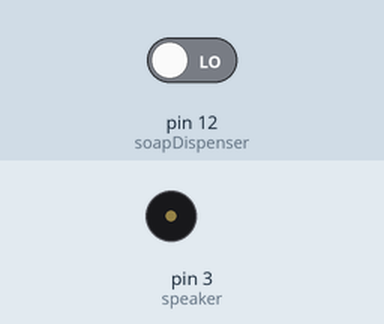
Simulated run of this sketch. Board: Arduino Uno, built with avr-gcc and run on an emulated ATmega328P. On the bench: buzzer (waves = sounding). The test bench sets the inputs (shaded band); at power-on: pin 12 (soapDispenser) LOW.

Above: at 1.2 s.
1.3 s: pin 12 (soapDispenser) driven HIGH
At 2.3 s:
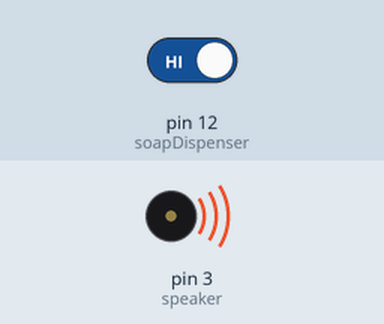
Timing chart, 0 to 10.3 s (numbered marks = the images above; inputs shaded):
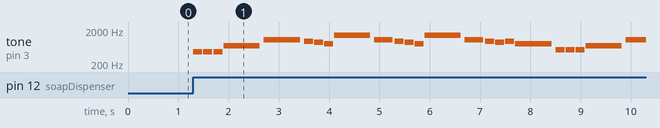

The sketch:

the_washing_hands_sounds_good_soap_dispenser.ino
```cpp
// This is The Washing Hands Sounds Good Soap Dispenser script, valid for Arduino UNO board.
// This is a prototype, launched in 2020 with a unique song (Star Wars), to help people to make it less boring to wash their hands for at least 20 seconds, according https://www.cdc.gov/coronavirus/2019-ncov/prevent-getting-sick/prevention.html?CDC_AA_refVal=https%3A%2F%2Fwww.cdc.gov%2Fcoronavirus%2F2019-ncov%2Fprepare%2Fprevention.html.
// Because during this f***ing coronavirus pandemic, we will need the Force.
// So, today, May the 4th be with you <3.
// My new hope is that this situation will end very soon.

// Notes defined.
#define NOTE_B0  31
#define NOTE_C1  33
#define NOTE_CS1 35
#define NOTE_D1  37
#define NOTE_DS1 39
#define NOTE_E1  41
#define NOTE_F1  44
#define NOTE_FS1 46
#define NOTE_G1  49
#define NOTE_GS1 52
#define NOTE_A1  55
#define NOTE_AS1 58
#define NOTE_B1  62
#define NOTE_C2  65
#define NOTE_CS2 69
#define NOTE_D2  73
#define NOTE_DS2 78
#define NOTE_E2  82
#define NOTE_F2  87
#define NOTE_FS2 93
#define NOTE_G2  98
#define NOTE_GS2 104
#define NOTE_A2  110
#define NOTE_AS2 117
#define NOTE_B2  123
#define NOTE_C3  131
#define NOTE_CS3 139
#define NOTE_D3  147
#define NOTE_DS3 156
#define NOTE_E3  165
#define NOTE_F3  175
#define NOTE_FS3 185
#define NOTE_G3  196
#define NOTE_GS3 208
#define NOTE_A3  220
#define NOTE_AS3 233
#define NOTE_B3  247
#define NOTE_C4  262
#define NOTE_CS4 277
#define NOTE_D4  294
#define NOTE_DS4 311
#define NOTE_E4  330
#define NOTE_F4  349
#define NOTE_FS4 370
#define NOTE_G4  392
#define NOTE_GS4 415
#define NOTE_A4  440
#define NOTE_AS4 466
#define NOTE_B4  494
#define NOTE_C5  523
#define NOTE_CS5 554
#define NOTE_D5  587
#define NOTE_DS5 622
#define NOTE_E5  659
#define NOTE_F5  698
#define NOTE_FS5 740
#define NOTE_G5  784
#define NOTE_GS5 831
#define NOTE_A5  880
#define NOTE_AS5 932
#define NOTE_B5  988
#define NOTE_C6  1047
#define NOTE_CS6 1109
#define NOTE_D6  1175
#define NOTE_DS6 1245
#define NOTE_E6  1319
#define NOTE_F6  1397
#define NOTE_FS6 1480
#define NOTE_G6  1568
#define NOTE_GS6 1661
#define NOTE_A6  1760
#define NOTE_AS6 1865
#define NOTE_B6  1976
#define NOTE_C7  2093
#define NOTE_CS7 2217
#define NOTE_D7  2349
#define NOTE_DS7 2489
#define NOTE_E7  2637
#define NOTE_F7  2794
#define NOTE_FS7 2960
#define NOTE_G7  3136
#define NOTE_GS7 3322
#define NOTE_A7  3520
#define NOTE_AS7 3729
#define NOTE_B7  3951
#define NOTE_C8  4186
#define NOTE_CS8 4435
#define NOTE_D8  4699
#define NOTE_DS8 4978
#define REST      0

// Change this to make the song slower or faster.
int tempo = 150; // Duration: 28 seconds. Tempo = 108 is the best, but the duration is too long for this project (40 seconds).

// Speaker pin defined.
int speaker = 3;

// Button on soap dispenser defined.
int soapDispenser = 12;

// Here is the melody of the song to play when the soap dispenser (soapDispenser) is pressed.
// Notes of the moledy followed by the duration.
// A 4 means a quarter note, 8 an eighteenth , 16 sixteenth, so on.
// ¡Negative numbers are used to represent dotted notes, so -4 means a dotted quarter note, that is, a quarter plus an eighteenth!
int melody[] = {
  // Star Wars song.
  // The tenor saxophone part was used.
  NOTE_AS4,8, NOTE_AS4,8, NOTE_AS4,8,//1
  NOTE_F5,2, NOTE_C6,2,
  NOTE_AS5,8, NOTE_A5,8, NOTE_G5,8, NOTE_F6,2, NOTE_C6,4,
  NOTE_AS5,8, NOTE_A5,8, NOTE_G5,8, NOTE_F6,2, NOTE_C6,4,
  NOTE_AS5,8, NOTE_A5,8, NOTE_AS5,8, NOTE_G5,2, NOTE_C5,8, NOTE_C5,8, NOTE_C5,8,
  NOTE_F5,2, NOTE_C6,2,
  NOTE_AS5,8, NOTE_A5,8, NOTE_G5,8, NOTE_F6,2, NOTE_C6,4,

  NOTE_AS5,8, NOTE_A5,8, NOTE_G5,8, NOTE_F6,2, NOTE_C6,4, //8
  NOTE_AS5,8, NOTE_A5,8, NOTE_AS5,8, NOTE_G5,2, NOTE_C5,-8, NOTE_C5,16,
  NOTE_D5,-4, NOTE_D5,8, NOTE_AS5,8, NOTE_A5,8, NOTE_G5,8, NOTE_F5,8,
  NOTE_F5,8, NOTE_G5,8, NOTE_A5,8, NOTE_G5,4, NOTE_D5,8, NOTE_E5,4,NOTE_C5,-8, NOTE_C5,16,
  NOTE_D5,-4, NOTE_D5,8, NOTE_AS5,8, NOTE_A5,8, NOTE_G5,8, NOTE_F5,8,

  NOTE_C6,-8, NOTE_G5,16, NOTE_G5,2, REST,8, NOTE_C5,8,//13
  NOTE_D5,-4, NOTE_D5,8, NOTE_AS5,8, NOTE_A5,8, NOTE_G5,8, NOTE_F5,8,
  NOTE_F5,8, NOTE_G5,8, NOTE_A5,8, NOTE_G5,4, NOTE_D5,8, NOTE_E5,4,NOTE_C6,-8, NOTE_C6,16,
  NOTE_F6,4, NOTE_DS6,8, NOTE_CS6,4, NOTE_C6,8, NOTE_AS5,4, NOTE_GS5,8, NOTE_G5,4, NOTE_F5,8,
  NOTE_C6,1
};

// sizeof gives the number of bytes, each int value is composed of two bytes (16 bits).
// There are two values per note (pitch and duration), so for each note there are four bytes.
int notes = sizeof(melody) / sizeof(melody[0]) / 2;

// This calculates the duration of a whole note in ms.
int wholenote = (60000 * 4) / tempo;

int divider = 0, noteDuration = 0;

// Funtion to play the song (melody[]).
void song(){
  // Iterate over the notes of the melody.
  // Remember, the array is twice the number of notes (notes + durations).
  for (int thisNote = 0; thisNote < notes * 2; thisNote = thisNote + 2) {

    // Calculates the duration of each note.
    divider = melody[thisNote + 1];
    if (divider > 0) {
      // Regular note, just proceed.
      noteDuration = (wholenote) / divider;
    } else if (divider < 0) {
      // Dotted notes are represented with ¡negative durations!
      noteDuration = (wholenote) / abs(divider);
      noteDuration *= 1.5; // Increases the duration in half for dotted notes.
    }

    // We only play the note for 90% of the duration, leaving 10% as a pause.
    tone(speaker, melody[thisNote], noteDuration*0.9);

    // Wait for the specief duration before playing the next note.
    delay(noteDuration);

    // Stop the waveform generation before the next note.
    noTone(speaker);
  }
}

void setup(void)
{
  // Button.
  pinMode(soapDispenser, INPUT);
  // Buzzer.
  pinMode(speaker, OUTPUT);
}

void loop(){
  //
  int buttonState = digitalRead(soapDispenser);

  if(buttonState == HIGH){
    // If soapDispenser (button) is ON, is pressed, then play song.
    song();

    // Set soapDispenser (button) OFF.
    buttonState = LOW;
    }
}
```

Measured:
- after the input at 1.3 s, tone on pin 3 (speaker): plays 466 Hz for 0.18 s, 466 Hz for 0.18 s, 466 Hz for 0.18 s, 698 Hz for 0.72 s, 1047 Hz for 0.72 s, 932 Hz for 0.18 s … (24 notes in this stretch), starting at once
